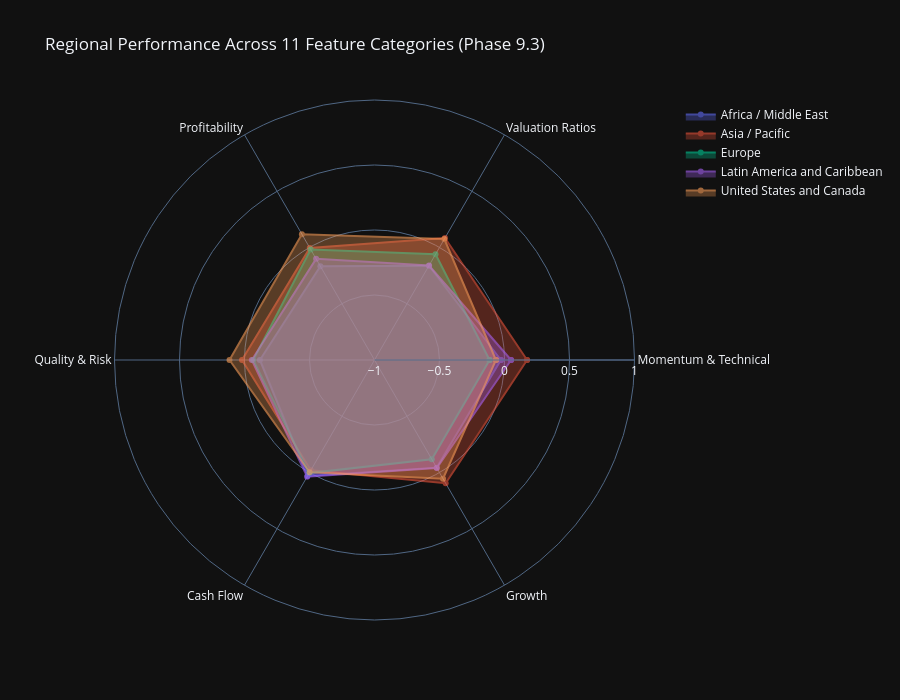

Notebook cell for this chart:
### Code cell
# Visualization 2: Regional Performance Radar Charts
print("\n📊 Regional Performance Radar Charts:")

# Compute category scores by region
category_region_scores = {}

for category_name, category_metrics in category_mapping.items():
    available_in_category = [m for m in category_metrics if m in all_stocks_scaled.columns]

    if len(available_in_category) == 0:
        continue

    # Compute z-scores for available metrics and average by region
    category_data = all_stocks_scaled[available_in_category + ['region']].copy()

    # Convert to numeric and compute z-scores
    for col in available_in_category:
        category_data[col] = pd.to_numeric(category_data[col], errors='coerce')

    # Compute z-scores (handle NaNs)
    z_scored_data = category_data[available_in_category].apply(lambda x: zscore(x, nan_policy='omit'))
    category_data['category_score'] = z_scored_data.mean(axis=1)

    # Aggregate by region
    region_scores = category_data.groupby('region')['category_score'].mean()
    category_region_scores[category_name] = region_scores

if category_region_scores:
    # Create radar chart for each region
    radar_df = pd.DataFrame(category_region_scores)

    # Create subplot radar charts
    from plotly.subplots import make_subplots
    import plotly.graph_objects as go

    regions = radar_df.index.tolist()
    categories = radar_df.columns.tolist()

    # Create single figure with all regions
    fig_radar = go.Figure()

    for region in regions:
        values = radar_df.loc[region].tolist()
        values.append(values[0])  # Close the radar chart

        fig_radar.add_trace(go.Scatterpolar(
                r=values,
                theta=categories + [categories[0]],
                fill='toself',
                name=region,
                opacity=0.6
                ))

    fig_radar.update_layout(
            polar=dict(
                    radialaxis=dict(
                            visible=True,
                            range=[-1, 1]
                            )
                    ),
            showlegend=True,
            title="Regional Performance Across 11 Feature Categories (Phase 9.3)",
            height=700
            )

    fig_radar.show()
    output_path = eda_output_dir / "phase93_regional_radar_charts.html"
    fig_radar.write_html(output_path)

    print(f"\n✓ Regional radar charts complete")
    print(f"  Regions visualized: {len(regions)}")
    print(f"  Categories analyzed: {len(categories)}")
    print(f"  Output: {output_path}")

    # Display top category per region
    print(f"\n  🌍 Strongest Category by Region:")
    for region in regions[:5]:
        top_category = radar_df.loc[region].idxmax()
        top_score = radar_df.loc[region].max()
        print(f"    {region}: {top_category} (z-score: {top_score:.2f})")
else:
    print("  ⚠️ No regional category data available")

### Figure 1 — Plotly figure (JSON) as saved in the notebook; plotly's stock layout.template omitted (floating-point values rounded to 4 significant figures)
{"data": [{"fill": "toself", "name": "Africa / Middle East", "opacity": 0.6, "r": [-0.02779, -0.1619, -0.1675, -0.1184, 0.03038, -0.04402, -0.02779], "theta": ["Momentum & Technical", "Valuation Ratios", "Profitability", "Quality & Risk", "Cash Flow", "Growth", "Momentum & Technical"], "type": "scatterpolar"}, {"fill": "toself", "name": "Asia / Pacific", "opacity": 0.6, "r": [0.1738, 0.08437, -0.004509, 0.0193, -0.02061, 0.09497, 0.1738], "theta": ["Momentum & Technical", "Valuation Ratios", "Profitability", "Quality & Risk", "Cash Flow", "Growth", "Momentum & Technical"], "type": "scatterpolar"}, {"fill": "toself", "name": "Europe", "opacity": 0.6, "r": [-0.1149, -0.06116, -0.01845, -0.06694, 0.004712, -0.1189, -0.1149], "theta": ["Momentum & Technical", "Valuation Ratios", "Profitability", "Quality & Risk", "Cash Flow", "Growth", "Momentum & Technical"], "type": "scatterpolar"}, {"fill": "toself", "name": "Latin America and Caribbean", "opacity": 0.6, "r": [0.0505, -0.161, -0.1016, -0.05623, 0.03619, -0.04104, 0.0505], "theta": ["Momentum & Technical", "Valuation Ratios", "Profitability", "Quality & Risk", "Cash Flow", "Growth", "Momentum & Technical"], "type": "scatterpolar"}, {"fill": "toself", "name": "United States and Canada", "opacity": 0.6, "r": [-0.06607, 0.07393, 0.117, 0.1153, -0.001915, 0.05381, -0.06607], "theta": ["Momentum & Technical", "Valuation Ratios", "Profitability", "Quality & Risk", "Cash Flow", "Growth", "Momentum & Technical"], "type": "scatterpolar"}], "layout": {"polar": {"radialaxis": {"visible": true, "range": [-1, 1]}}, "showlegend": true, "title": {"text": "Regional Performance Across 11 Feature Categories (Phase 9.3)"}, "height": 700}}
